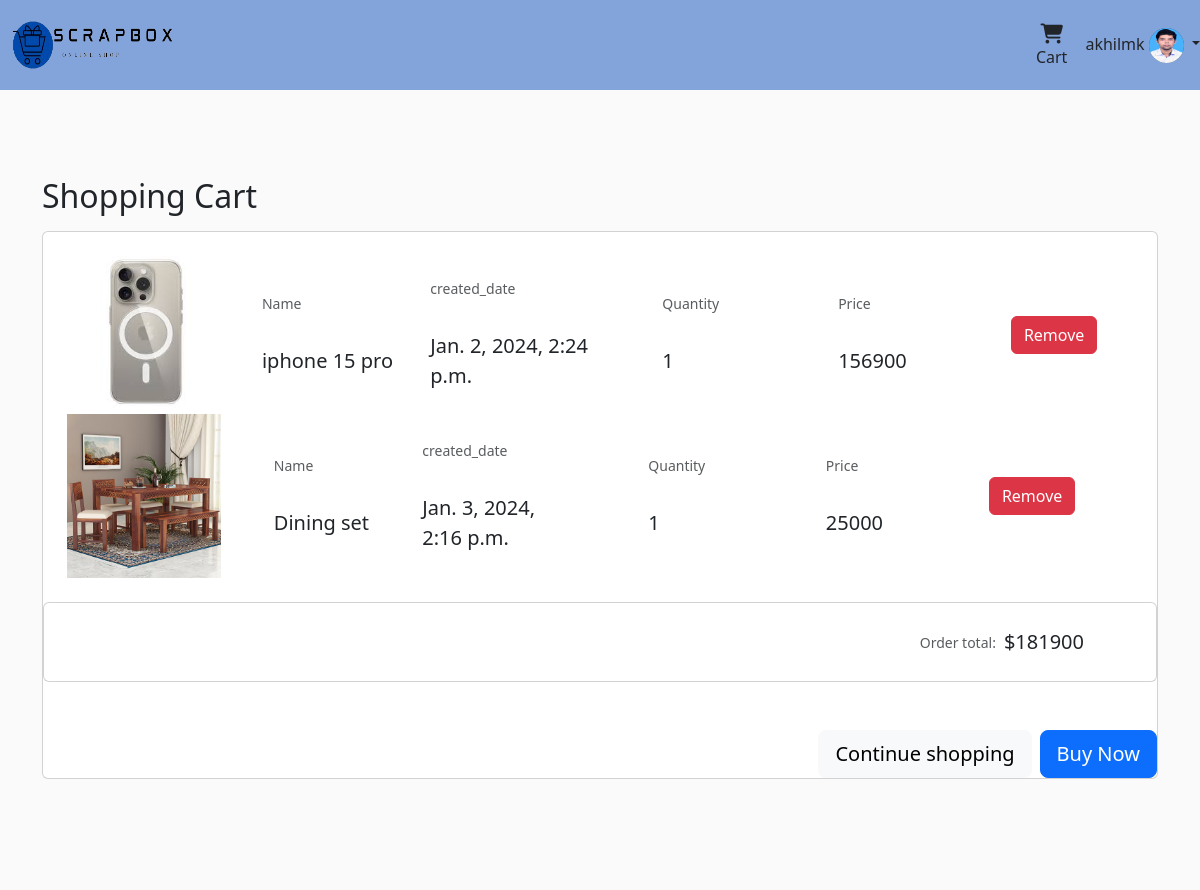
The page /wishlist/1/ (signed in) on the database its author committed.
### scrapapp/models.py (models this page shows, shortened)
class UserProfile(models.Model):
    user=models.OneToOneField(User,on_delete=models.CASCADE,related_name='profile')
    address=models.CharField(max_length=200)
    phone=models.CharField(max_length=100)
    profile_pic=models.ImageField(upload_to='profilepics',null=True,blank=True)
    wishlists = models.ManyToManyField(Scrap, related_name='wishlisted_by', blank=True)

class Scrap(models.Model):
    user=models.ForeignKey(User,on_delete=models.CASCADE,related_name='user_scraps')
    name=models.CharField(max_length=100)
    price=models.CharField(max_length=100)
    condition=models.CharField(max_length=100)
    picture=models.ImageField(upload_to='scrapimages',null=True,blank=True)
    place=models.CharField(max_length=200)
    created_date=models.DateTimeField(auto_now_add=True)
    options=(
        ('Buy now','Buy now'),
        ('Sold out','Sold out')
    )
    status=models.CharField(max_length=100,choices=options,default='Buy now')
    category=models.ForeignKey(Category,on_delete=models.CASCADE,related_name='categories')

### scrapapp/views.py (the view, shortened to what this page needs)
# urls.py: path('wishlist/<int:scrap_id>/',views.WishlistView.as_view(),name='wishlist_toggle'),
@method_decorator(signin_requires,name='dispatch')
class WishlistView(View):
    def get(self, request, scrap_id):
        scrap = get_object_or_404(Scrap, pk=scrap_id)
        if request.user.is_authenticated:
            user_profile, _ = UserProfile.objects.get_or_create(user=request.user)
            wishlist_items = user_profile.wishlists.all()
            total_price = wishlist_items.aggregate(total_price=Sum('price'))['total_price'] or 0
        return render(request, 'cart.html', { 'scrap': scrap,
                                              'wishlist_items': wishlist_items,  # Pass wishlist items to context
                                              'total_price':total_price
        } )

### scrapapp/views.py (called while the page is built)
def signin_requires(fn):
    def wrapper(request,*args,**kwargs):
        if not request.user.is_authenticated:
            return redirect('sign-in')
        else:
            return fn(request,*args,**kwargs)
    return wrapper

### scrapapp/templates/cart.html (shortened to what this page needs)
<!DOCTYPE html>
{%load static%}
<html lang="en">
<head>
    <link href="https://cdn.jsdelivr.net/npm/bootstrap@5.3.2/dist/css/bootstrap.min.css" rel="stylesheet">
    <link rel="stylesheet" href="https://cdnjs.cloudflare.com/ajax/libs/font-awesome/6.5.1/css/all.min.css" />
</head>
<body>
   <div class="section">
    <nav class="navbar navbar-expand-lg">
        <div class="container-fluid">
          <a class="navbar-brand" href="#">
          <img src="{%static 'scrapapp/images/logo.png'%}" alt="" height="50px" width="160px">
          </a>
        </div>
          <div class="cart">
            <a href="{% url 'wishlist_products' %}" class="btn"> <i class="fa-solid fa-cart-shopping fa-lg" data-toggle="tooltip" title="View Cart"></i>Cart</a>
          </div>
              <div class="nav-item dropdown">
                <a class="nav-link dropdown-toggle" href="#" role="button" data-bs-toggle="dropdown" aria-expanded="false">
                 {{request.user}}
                    {%if request.user.profile.profile_pic%}
                          <img class="profile-small profile-pic rounded-circle" src="{{request.user.profile.profile_pic.url}}"  alt="Avatar" height="35px" width="35px"
                           style="background-color: rgb(68, 68, 68);">
                        {%else%}
                            <img src="{%static 'scrapapp/images/profilepic.png'%}" alt="" height="50px" width="35px" class="border rounded-circle">
                    {%endif%}
                  </a>
              </div>
        </div>
    <section class="vh-100" style="background-color: #fbfafa;">
        <div class="container h-100">
          <div class="row d-flex justify-content-center align-items-center h-100">
            <div class="col">
              <p><span class="h2">Shopping Cart </span></p>
              <div class="card mb-4">
                <div class="card-body p-4">
                    {% for scrap in request.user.profile.wishlists.all %}
                  <div class="row align-items-center">
                    <div class="col-md-2">
                      <img src="{{scrap.picture.url}}"
                        class="img-fluid" alt="Generic placeholder image">
                    </div>
                    <div class="col-md-2 d-flex justify-content-center">
                      <div>
                        <p class="small text-muted mb-4 pb-2">Name</p>
                        <p class="lead fw-normal mb-0">{{scrap.name}}</p>
                      </div>
                    </div>
                    <div class="col-md-2 d-flex justify-content-center">
                      <div>
                        <p class="small text-muted mb-4 pb-2">created_date</p>
                        <p class="lead fw-normal mb-0">{{scrap.created_date}}</p>
                      </div>
                    </div>
                    <div class="col-md-2 d-flex justify-content-center">
                      <div>
                        <p class="small text-muted mb-4 pb-2">Quantity</p>
                        <p class="lead fw-normal mb-0">1</p>
                      </div>
                    </div>
                    <div class="col-md-2 d-flex justify-content-center">
                      <div>
                        <p class="small text-muted mb-4 pb-2">Price</p>
                        <p class="lead fw-normal mb-0">{{scrap.price}}</p>
                      </div>
                    </div>
                    <div class="col-md-2 d-flex justify-content-center">
                      <a href="{%url 'wishlist-delete' scrap.id%}" class="btn btn-danger">Remove</a>
                    </div>
                    {%endfor%}
                  </div>
                </div>
              </div>
              <div class="card mb-5">
                <div class="card-body p-4">
                  <div class="float-end">
                    <p class="mb-0 me-5 d-flex align-items-center">
                      <span class="small text-muted me-2">Order total:</span> <span
                        class="lead fw-normal">${{ total_price }}</span>
                    </p>
                  </div>
                </div>
              </div>
              <div class="d-flex justify-content-end">
                <button type="button" class="btn btn-light btn-lg me-2">Continue shopping</button>
                <button type="button" class="btn btn-primary btn-lg">Buy Now</button>
              </div>
            </div>
          </div>
        </div>
      </section>
</body>
</html>

### scrapapp/templates/cart.html (style rules this page uses)
.section .navbar { background-color: #83a3db; height: 90px; }

### rows shown on the page
Scrap: picture (picture), name "iphone 15 pro", created_date "Jan. 2, 2024, 2:24 p.m.", price "156900"
Scrap: picture (picture), name "Dining set", created_date "Jan. 3, 2024, 2:16 p.m.", price "25000"

### other values the page prints
{{ request.user }} "akhilmk"
{{ total_price }} "181900"
